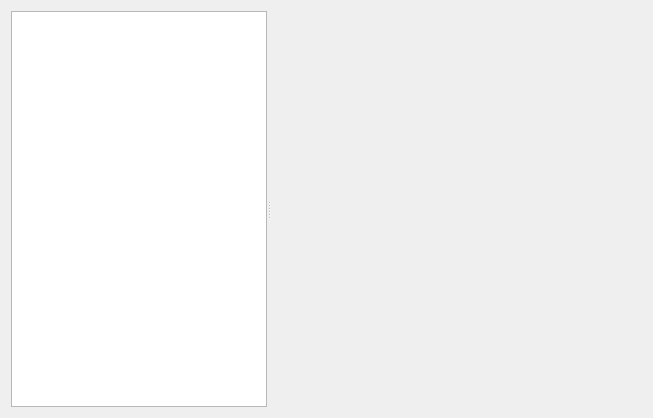
<?xml version="1.0" encoding="UTF-8"?>
<ui version="4.0">
 <class>PreferencesWidget</class>
 <widget class="QWidget" name="PreferencesWidget">
  <property name="geometry">
   <rect>
    <x>0</x>
    <y>0</y>
    <width>653</width>
    <height>418</height>
   </rect>
  </property>
  <property name="windowTitle">
   <string>Form</string>
  </property>
  <layout class="QGridLayout" name="gridLayout">
   <item row="0" column="0">
    <widget class="QSplitter" name="splitter_2">
     <property name="orientation">
      <enum>Qt::Vertical</enum>
     </property>
     <widget class="QSplitter" name="splitter">
      <property name="orientation">
       <enum>Qt::Horizontal</enum>
      </property>
      <widget class="QTreeView" name="treeView">
       <property name="sizePolicy">
        <sizepolicy hsizetype="Maximum" vsizetype="Expanding">
         <horstretch>1</horstretch>
         <verstretch>0</verstretch>
        </sizepolicy>
       </property>
       <property name="maximumSize">
        <size>
         <width>256</width>
         <height>16777215</height>
        </size>
       </property>
       <property name="headerHidden">
        <bool>true</bool>
       </property>
      </widget>
      <widget class="preferences::TableDetailsWidget" name="detailsWidget" native="true"/>
     </widget>
    </widget>
   </item>
  </layout>
 </widget>
 <customwidgets>
  <customwidget>
   <class>preferences::TableDetailsWidget</class>
   <extends>QWidget</extends>
   <header>common/tabledetailswidget.h</header>
   <container>1</container>
  </customwidget>
 </customwidgets>
 <resources/>
 <connections/>
</ui>
